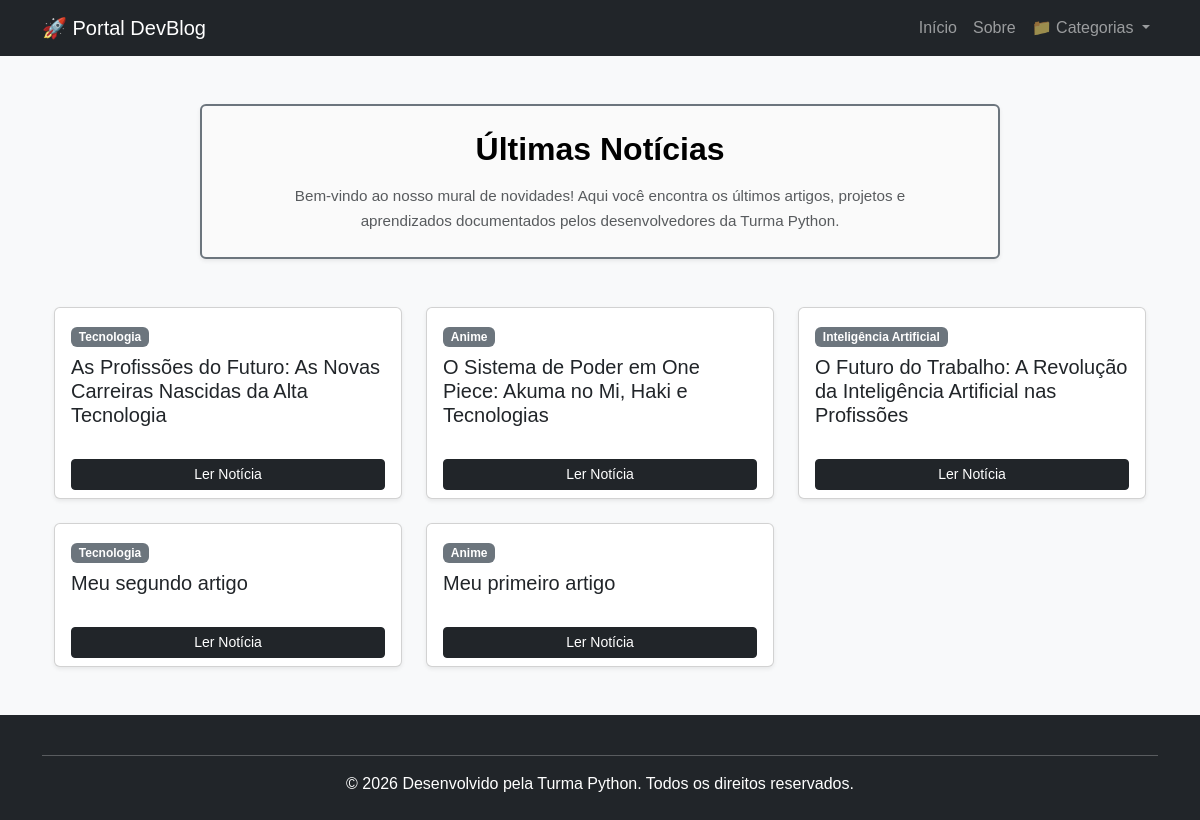
Before: / with the older database file.
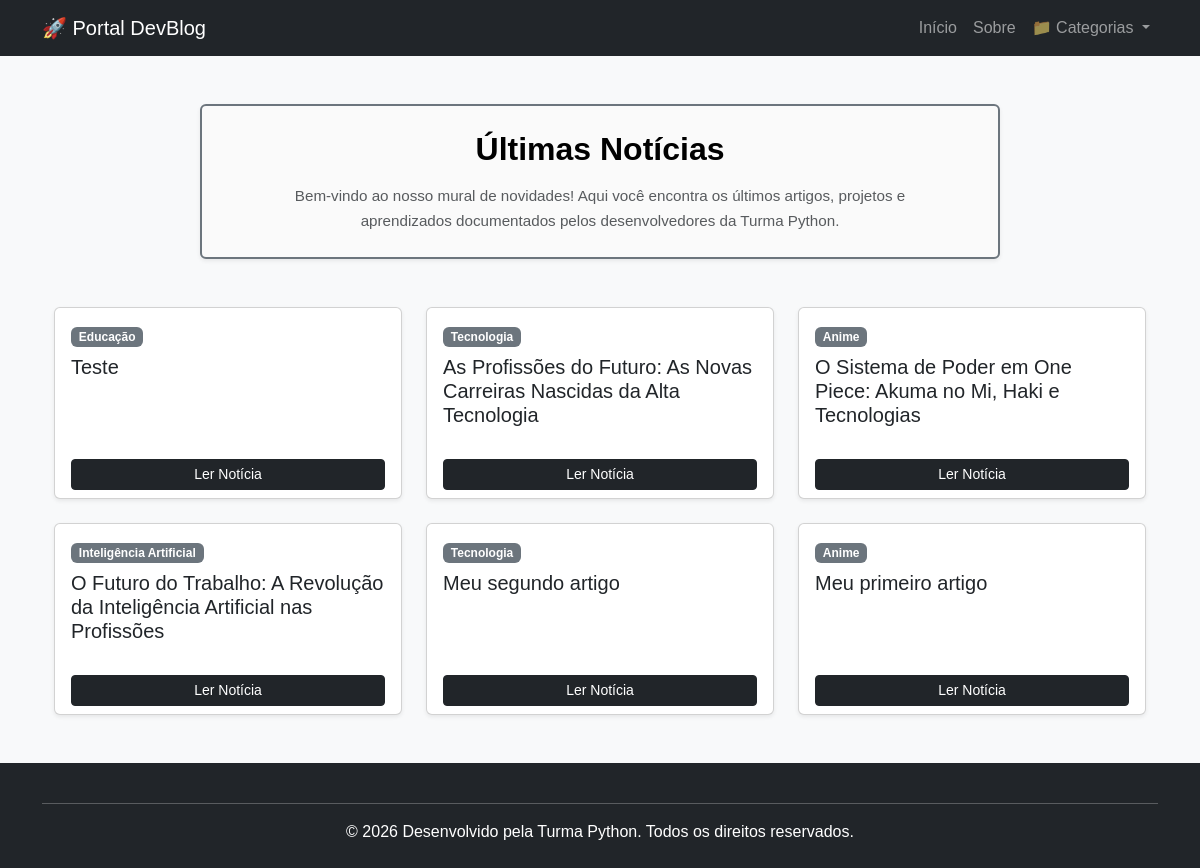
After: the same page with the newer database file.
### blog/models.py (models this page shows, shortened)
class Artigo(models.Model):
    titulo = models.CharField(max_length=200)
    conteudo = models.TextField()
    data_publicacao = models.DateTimeField(auto_now_add=True)
    categoria = models.ForeignKey(Categoria, on_delete=models.CASCADE)
    autor = models.CharField(max_length=50, default="Admin")

class Categoria(models.Model):
    nome = models.CharField(max_length=100)

### blog/views.py (the view)
# urls.py: path('', views.home, name="home"),
def home(request):
    categoria_id = request.GET.get('categoria')
    noticias = Artigo.objects.all().order_by('-data_publicacao')
    categorias = Categoria.objects.all()
    categoria_selecionada = None
    if categoria_id:
        categoria_selecionada = get_object_or_404(Categoria, id=categoria_id)
        noticias = noticias.filter(categoria_id=categoria_id)
    contexto = {
        'lista_artigos': noticias,
        'lista_categorias': categorias,
        'categoria_atual': categoria_selecionada,
    }
    return render(request, 'blog/index.html', contexto)

### blog/templates/blog/index.html (shortened to what this page needs)
{% extends 'blog/base.html' %}
{% block content %}
    <div class="container">
        <div class="text-center p-4 mb-5 border border-secondary border-2 rounded mx-auto shadow-sm" style="max-width: 800px; background-color: #fafafa;">
            <h2 class="fw-bold mb-3" style="color: #000000;">
                {% if categoria_atual %}
                    Resultados da Categoria: <span class="text-dark">{{ categoria_atual.nome }}</span>
                {% else %}
                    Últimas Notícias
                {% endif %}
            </h2>
            <p class="text-muted mb-0 mx-auto" style="max-width: 650px; font-size: 0.95rem; line-height: 1.6;">
                {% if categoria_atual %}
                    Explore os artigos, tutoriais e registros compartilhados pela nossa turma referentes à categoria de <strong>{{ categoria_atual.nome }}</strong>.
                {% else %}
                    Bem-vindo ao nosso mural de novidades! Aqui você encontra os últimos artigos, projetos e aprendizados documentados pelos desenvolvedores da Turma Python.
                {% endif %}
            </p>
        </div>
        <div class="row row-cols-1 row-cols-md-3 g-4">
            {% for noticia in lista_artigos %}
                <div class="col">
                    <div class="card h-100 shadow-sm">
                        <div class="card-body">
                            <span class="badge bg-secondary mb-2">{{ noticia.categoria.nome }}</span>
                            <h5 class="card-title">{{ noticia.titulo }}</h5>
                        </div>
                        <div class="card-footer bg-transparent border-top-0">
                            <a href="{% url 'detalhe_noticia' noticia.id %}" class="btn btn-dark btn-sm w-100">Ler Notícia</a>
                        </div>
                    </div>
                </div>
            {% empty %}
                <div class="col-12 text-center py-5">
                    <p class="text-muted fs-5">Nenhuma notícia encontrada para esta categoria.</p>
                    <a href="{% url 'home' %}" class="btn btn-outline-dark btn-sm">Ver todas as notícias</a>
                </div>
            {% endfor %}
        </div>
    </div>
{% endblock %}

Changed rows visible on the page:
added Artigo: categoria.nome "Educação", titulo "Teste"
